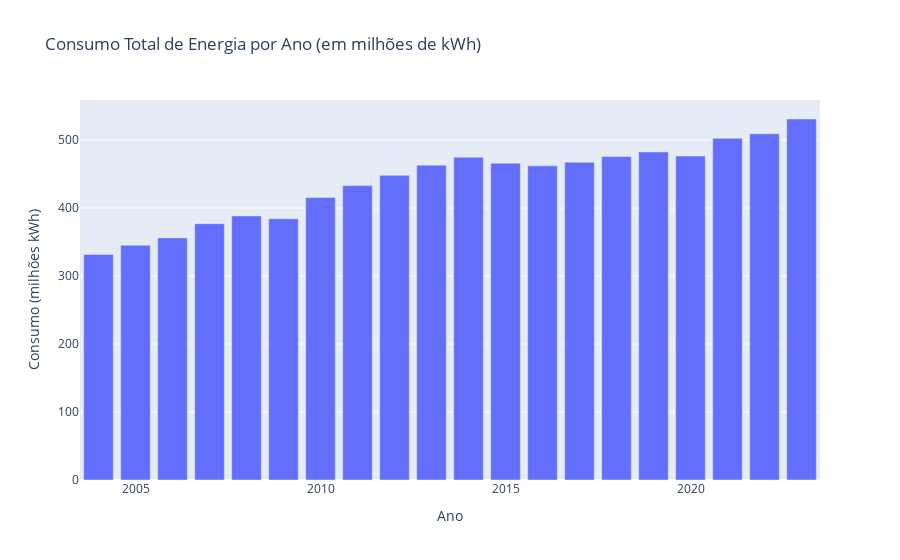

Notebook cell for this chart:
### Code cell
# 1. Consumo total por ano
fig1 = px.bar(
    df_plot.groupby('ano')['consumo_milhao'].sum().reset_index(),
    x='ano', y='consumo_milhao',
    title='Consumo Total de Energia por Ano (em milhões de kWh)',
    labels={'consumo_milhao': 'Consumo (milhões kWh)', 'ano': 'Ano'}
)
fig1.show()

### Figure 1 — Plotly figure (JSON) as saved in the notebook; plotly's stock layout.template omitted (floating-point values rounded to 4 significant figures)
{"data": [{"alignmentgroup": "True", "hovertemplate": "Ano=%{x}<br>Consumo (milhões kWh)=%{y}<extra></extra>", "legendgroup": "", "marker": {"color": "#636efa", "pattern": {"shape": ""}}, "name": "", "offsetgroup": "", "orientation": "v", "showlegend": false, "textposition": "auto", "type": "bar", "x": [2004, 2005, 2006, 2007, 2008, 2009, 2010, 2011, 2012, 2013, 2014, 2015, 2016, 2017, 2018, 2019, 2020, 2021, 2022, 2023], "xaxis": "x", "y": [331.9, 345.3, 356.1, 377.0, 388.5, 384.3, 415.7, 433.0, 448.1, 463.1, 474.8, 466.0, 462.1, 467.5, 475.8, 482.5, 476.6, 502.6, 509.4, 531.0], "yaxis": "y"}], "layout": {"barmode": "relative", "legend": {"tracegroupgap": 0}, "title": {"text": "Consumo Total de Energia por Ano (em milhões de kWh)"}, "xaxis": {"anchor": "y", "domain": [0, 1], "title": {"text": "Ano"}}, "yaxis": {"anchor": "x", "domain": [0, 1], "title": {"text": "Consumo (milhões kWh)"}}}}
